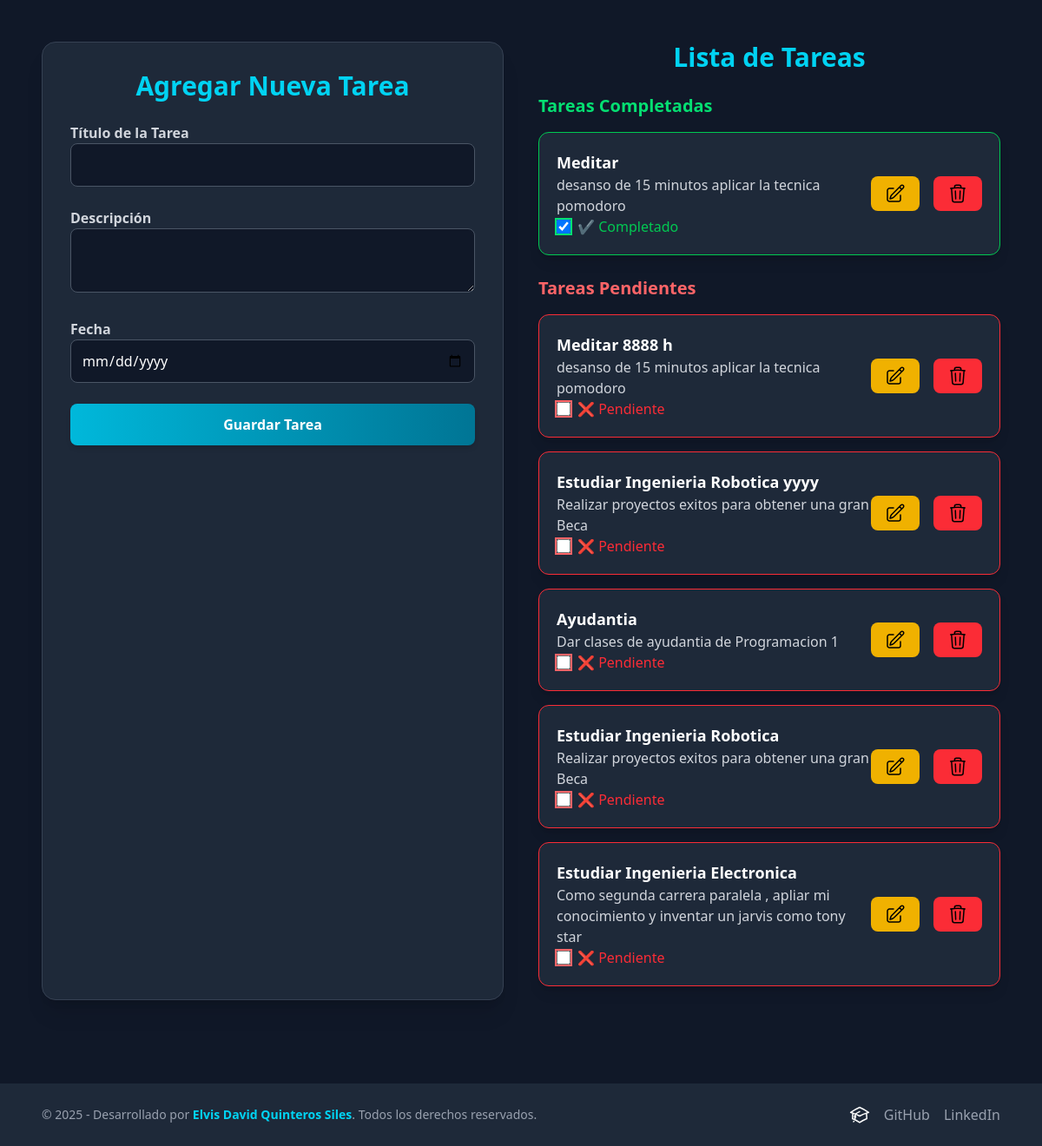
/crud/, run on the app's committed database.
### crud/models.py (models this page shows, shortened)
class Task(models.Model):
    title = models.CharField(max_length=200)
    description = models.TextField(blank=True)
    completed = models.BooleanField(default=False)
    created = models.DateTimeField(auto_now_add=True)
    class Meta:
        ordering = ['completed', '-created']

### crud/views.py (the view)
# urls.py: path('', views.task_list_and_create, name='task_list'),
def task_list_and_create(request):
    form = TaskForm()
    task_completed = Task.objects.filter(completed=True)
    task_pending = Task.objects.filter(completed=False)
    if request.method == 'POST':
        form = TaskForm(request.POST)
        if form.is_valid():
            form.save()
            messages.success(request, "✅ Tarea creada exitosamente.")
            return redirect('crud:task_list')
    return render(request, 'crud/task_list.html', {
        'form': form,
        'task_completed': task_completed,
        'task_pending': task_pending,
    })

### crud/forms.py
class TaskForm(forms.ModelForm):
    class Meta:
        model = Task
        fields = ['title', 'description']

### crud/templates/crud/task_list.html (shortened to what this page needs)
<!DOCTYPE html>
<html lang="en">
<head>
    <script src="https://unpkg.com/@tailwindcss/browser@4"></script>
</head>
<body class="bg-gray-900 font-sans antialiased text-white">
    <div class="max-w-6xl mx-auto px-6 py-12">
        <div class="grid grid-cols-1 md:grid-cols-2 gap-10">
            <div class="bg-gray-800 p-8 rounded-2xl shadow-xl border border-gray-700">
                <h2 class="text-3xl font-bold text-center mb-6 text-cyan-400">Agregar Nueva Tarea</h2>
                <form action="" method="post" class="space-y-6">
                    <div>
                        <label for="title" class="text-gray-300 block font-semibold">Título de la Tarea</label>
                        <input type="text" name="title" id="title" class="w-full p-3 rounded-lg border border-gray-600 bg-gray-900 text-white focus:ring-2 focus:ring-cyan-500 focus:outline-none">
                    </div>
                    <div>
                        <label for="description" class="text-gray-300 block font-semibold">Descripción</label>
                        <textarea name="description" id="description" class="w-full p-3 rounded-lg border border-gray-600 bg-gray-900 text-white focus:ring-2 focus:ring-cyan-500 focus:outline-none"></textarea>
                    </div>
                    <div>
                        <label for="created" class="text-gray-300 block font-semibold">Fecha</label>
                        <input type="date" name="created" id="created" class="w-full p-3 rounded-lg border border-gray-600 bg-gray-900 text-white focus:ring-2 focus:ring-cyan-500 focus:outline-none">
                    </div>
                    <button type="submit" class="w-full py-3 bg-gradient-to-r from-cyan-500 to-cyan-700 text-white font-bold rounded-lg hover:from-cyan-600 hover:to-cyan-800 transition-all duration-300 shadow-md">
                        Guardar Tarea
                    </button>
                </form>
            </div>
            <div>
                <h2 class="text-3xl font-bold text-center mb-6 text-cyan-400">Lista de Tareas</h2>
                <div>
                    <h3 class="text-xl font-semibold text-green-400 mb-4">Tareas Completadas</h3>
                    {% for task in task_completed %}
                        <div class="bg-gray-800 p-5 rounded-xl shadow-lg mb-4 hover:shadow-xl transition duration-300 border border-green-500 flex justify-between items-center">
                            <div>
                                <h4 class="text-lg font-bold text-white">{{ task.title }}</h4>
                                <p class="text-gray-300">{{ task.description }}</p>
                                <p class="text-sm text-red-400 font-semibold">
                                    <form action="{% url 'crud:task_update' task.id %}" method="post" class="flex items-center space-x-2">
                                        <input
                                            type="checkbox"
                                            name="completed"
                                            class="form-checkbox h-4 w-4 text-red-500 ring-2 focus:ring-2 ring-green-400 focus:ring-red-400 rounded transition duration-200"
                                            onchange="this.form.submit()"
                                            {% if task.completed %}checked{% endif %}
                                        >
                                        <span class="text-green-500">✔ Completado</span>
                                    </form>
                                </p>
                            </div>
                            <div class="flex items-center space-x-4">
                                <button class="bg-yellow-500 text-white py-2 px-4 rounded-lg hover:bg-yellow-600 transition duration-300" onclick="openEditModal('{{ task.id }}', '{{ task.title }}', '{{ task.description }}')">
                                </button>
                                <a href="{% url 'crud:task_delete' task.id %}" class="bg-red-500 text-white py-2 px-4 rounded-lg hover:bg-red-600 transition duration-300">
                                </a>
                            </div>
                        </div>
                    {% empty %}
                        <p class="text-gray-500">No hay tareas completadas aún.</p>
                    {% endfor %}
                </div>
                <div class="mt-6">
                    <h3 class="text-xl font-semibold text-red-400 mb-4">Tareas Pendientes</h3>
                    {% for task in task_pending %}
                        <div class="bg-gray-800 p-5 rounded-xl shadow-lg mb-4 hover:shadow-xl transition duration-300 border border-red-500 flex justify-between items-center">
                            <div>
                                <h4 class="text-lg font-bold text-white">{{ task.title }}</h4>
                                <p class="text-gray-300">{{ task.description }}</p>
                                <p class="text-sm text-red-400 font-semibold">
                                    <form action="{% url 'crud:task_update' task.id %}" method="post" class="flex items-center space-x-2">
                                        <input
                                            type="checkbox"
                                            name="completed"
                                            class="form-checkbox h-4 w-4 text-red-500  ring-2 focus:ring-2 ring-red-400 focus:ring-green-400 rounded transition duration-200"
                                            onchange="this.form.submit()"
                                        >
                                        <span class="text-red-500">❌ Pendiente</span>
                                    </form>
                                </p>
                            </div>
                            <div class="flex items-center space-x-4">
                                <button class="bg-yellow-500 text-white py-2 px-4 rounded-lg hover:bg-yellow-600 transition duration-300" onclick="openEditModal('{{ task.id }}', '{{ task.title }}', '{{ task.description }}')">
                                </button>
                                <a href="{% url 'crud:task_delete' task.id %}" class="bg-red-500 text-white py-2 px-4 rounded-lg hover:bg-red-600 transition duration-300">
                                </a>
                            </div>
                        </div>
                    {% empty %}
                        <p class="text-gray-500">No hay tareas pendientes.</p>
                    {% endfor %}
                </div>
            </div>
        </div>
    </div>
    <footer class="bg-gray-800 py-6 mt-12">
        <div class="max-w-6xl mx-auto px-6 flex flex-col md:flex-row justify-between items-center">
            <p class="text-gray-400 text-sm text-center md:text-left">
                &copy; 2025 - Desarrollado por <span class="text-cyan-400 font-semibold">Elvis David Quinteros Siles</span>. Todos los derechos reservados.
            </p>
            <div class="flex space-x-4 mt-4 md:mt-0">
                <a href="https://github.com/10ElvisDqs" class="text-gray-400 hover:text-cyan-400 transition duration-300">GitHub</a>
                <a href="https://www.linkedin.com/in/elvis-david-quinteros-siles-2939a6225/" class="text-gray-400 hover:text-cyan-400 transition duration-300">LinkedIn</a>
            </div>
        </div>
    </footer>
</body>
</html>

### data on the page
Task: title "Meditar", description "desanso de 15 minutos aplicar la tecnica pomodoro", completed "☑"
Task: title "Meditar 8888 h", description "desanso de 15 minutos aplicar la tecnica pomodoro"
Task: title "Estudiar Ingenieria Robotica yyyy", description "Realizar proyectos exitos para obtener una gran Beca"
Task: title "Ayudantia", description "Dar clases de ayudantia de Programacion 1"
Task: title "Estudiar Ingenieria Robotica", description "Realizar proyectos exitos para obtener una gran Beca"
Task: title "Estudiar Ingenieria Electronica", description "Como segunda carrera paralela , apliar mi conocimiento y inventar un jarvis como tony star"
